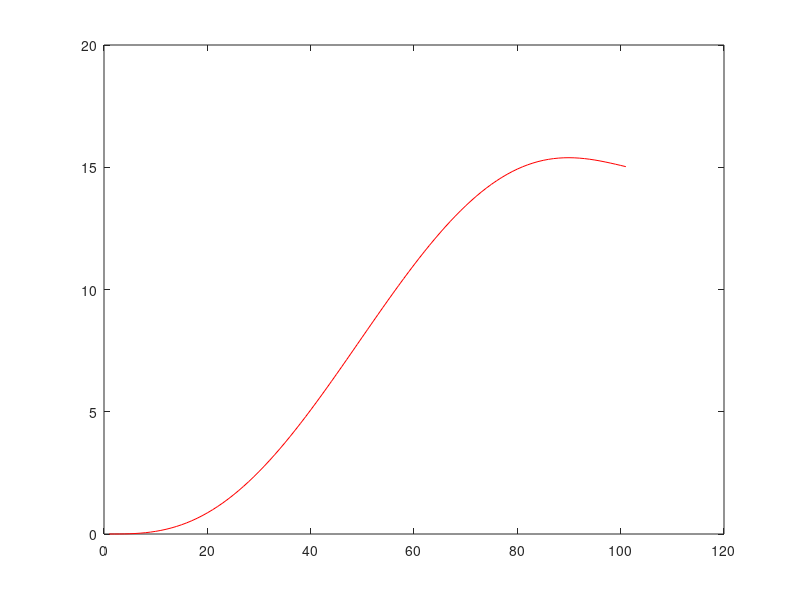

MATLAB code for this plot: (Note: this script raises an error after producing the figure.)
%addpath('c:\Users\Bojan Desktop\Dropbox\Documents\Work\_nDMP\');
dt = 0.01;
t = 0:dt:1;

x0 = 0;
dx0 = 0;
ddx0 = 0;
x1 = 10;
dx1 = 0;
ddx1 = 0;

a0 = x0;
a1 = dx0;
a2 = ddx0 / 2;
a3 = ( 20 * x1 - 20 * x0 - (8 * dx1 + 12 * dx0) * t - (3 * ddx0 - ddx1) * t.^2)  / (2 * t.^3);
a4 = ( 30 * x0 - 30 * x1 + (14 * dx1 + 16 * dx0) * t + (3 * ddx0 - 2 * ddx1) * t.^2 ) / (2 * t.^4);
a5 = ( 12 * x1 - 12 * x0 - (6 * dx1 + 6 * dx0) * t - (ddx0 - ddx1) * t.^2 ) / (2 * t.^5);

y = a5 * t  .^ 5 + a4 * t .^ 4 + a3 * t .^ 3 + a2 * t .^ 2 + a1 * t + a0;
plot(y, 'r');

[RBF,yRBF] = Trj2RBF(y',dt,5);

hold on
plot(yRBF,'b:');
hold off
